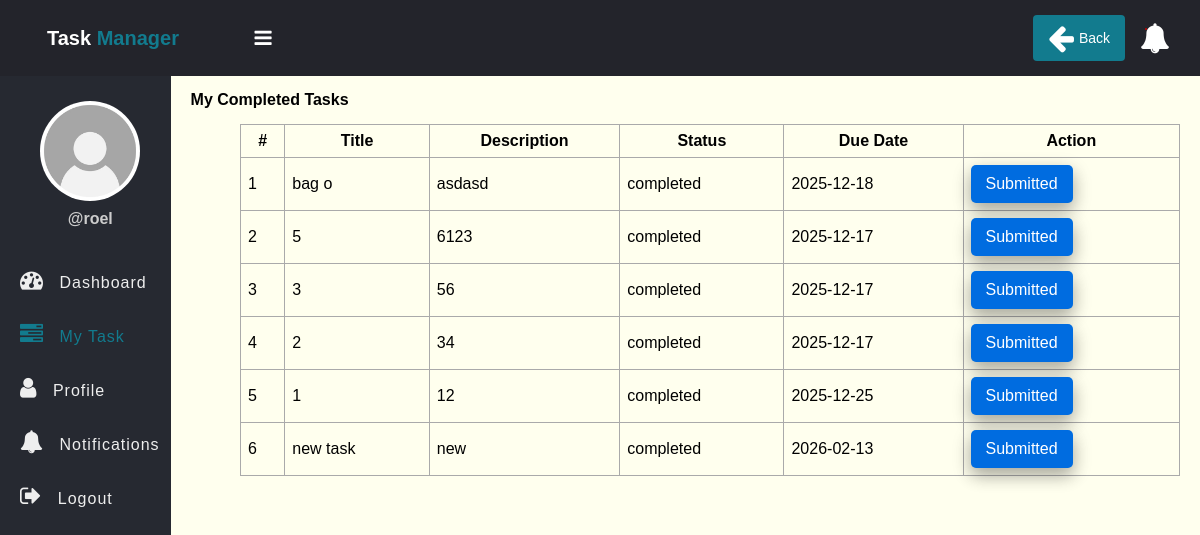
The app's page /my_tasks_completed.php (signed in) with its own data.
### tables this page shows
CREATE TABLE `tasks` (
  `id` int(11) NOT NULL,
  `title` varchar(100) NOT NULL,
  `description` text DEFAULT NULL,
  `assigned_to` int(11) DEFAULT NULL,
  `status` enum('pending','in_progress','completed','rejected') DEFAULT 'pending',
  `submission_file` varchar(255) DEFAULT NULL,
  `template_file` varchar(255) DEFAULT NULL,
  `review_comment` text DEFAULT NULL,
  `reviewed_by` int(11) DEFAULT NULL,
  `reviewed_at` timestamp NULL DEFAULT NULL,
  `created_at` timestamp NOT NULL DEFAULT current_timestamp(),
  `due_date` date NOT NULL
);

### app/model/Task.php (called while the page is built, shortened)
<?php
function get_my_tasks_completed($conn, $id){
    $sql = "SELECT * FROM tasks WHERE status = 'completed' AND assigned_to=? ORDER BY id DESC";
    $stmt = $conn->prepare($sql);
    $stmt->execute([$id]);
    return $stmt->rowCount() > 0 ? $stmt->fetchAll() : 0;
}

### my_tasks_completed.php (the view, shortened to what this page needs)
<?php
if (isset($_SESSION['role']) && isset($_SESSION['id'])) {
    include "DB_connection.php";
    include "app/Model/Task.php";
    include "app/Model/User.php";
    $tasks = get_my_tasks_completed($conn, $_SESSION['id']);
 ?>
<!DOCTYPE html>
<html>
<head>
	<link rel="stylesheet" href="https://stackpath.bootstrapcdn.com/font-awesome/4.7.0/css/font-awesome.min.css">
	<link rel="stylesheet" href="css/style.css">
</head>
<body>
	<?php include "inc/header.php" ?>
	<div class="body">
		<?php include "inc/nav.php" ?>
		<section class="section-1">
			<h4 class="title">My Completed Tasks</h4>
			<?php if ($tasks != 0) { ?>
			<table class="main-table">
				<tr>
					<th>#</th>
					<th>Title</th>
					<th>Description</th>
					<th>Status</th>
					<th>Due Date</th>
					<th>Action</th>
				</tr>
				<?php $i=0; foreach ($tasks as $task) { ?>
				<tr>
					<td><?=++$i?></td>
					<td><?=$task['title']?></td>
					<td><?=$task['description']?></td>
					<td><?=$task['status']?></td>
	            <td><?=$task['due_date']?></td>
					<td>
                        <button class="edit-btn" disabled>Submitted</button>
					</td>
				</tr>
			   <?php	} ?>
			</table>
		<?php }else { ?>
			<h3>No completed tasks</h3>
		<?php  }?>
		</section>
	</div>
</body>
</html>
<?php }else{
   $em = "First login";
   header("Location: login.php?error=$em");
   exit();
}
 ?>

### css/style.css (style rules this page uses)
* { padding: 0; margin: 0; box-sizing: border-box; font-family: arial, sans-serif; }
.body { display: flex; }
.section-1 { padding: 15px 20px; }
.section-1 .title { margin-bottom: 10px; }
.section-1 { width: 100%; background: #ffe; }
.main-table, .main-table tr, .main-table th, .main-table td { border: 1px solid #aaa; border-collapse: collapse; padding: 7px; }
.main-table { width: 95%; margin-top: 15px; margin-left: auto; margin-right: 0; }
.edit-btn { text-decoration: none; display: inline-block; padding-left: 10px; border: none; background: #006CE0; padding: 10px 15px; color: #fff; font-size: 16px; border-radius: 5px; cursor: pointer; outline: none; transition: background 1s; box-shadow: 0 8px 16px 0 rgba(0,0,0,0.2), 0 6px 20px 0 rgba(0,0,0,0.19); }

### records on screen
tasks: title "bag o", description "asdasd", status "completed", due_date "2025-12-18"
tasks: title "5", description "6123", status "completed", due_date "2025-12-17"
tasks: title "3", description "56", status "completed", due_date "2025-12-17"
tasks: title "2", description "34", status "completed", due_date "2025-12-17"
tasks: title "1", description "12", status "completed", due_date "2025-12-25"
tasks: title "new task", description "new", status "completed", due_date "2026-02-13"

### other values on screen
$_SESSION['username'] "roel"
